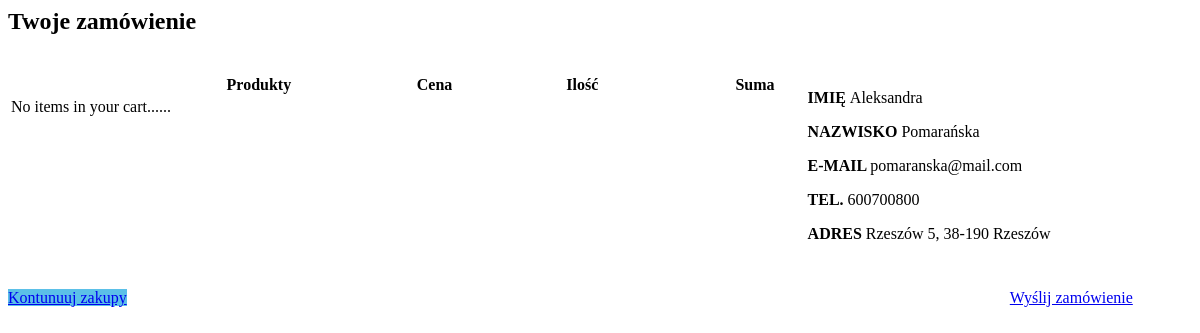
The page /checkout.php (signed in) on the database its author committed.
### tables this page shows
CREATE TABLE `users` (
  `id` int(11) NOT NULL,
  `email` varchar(255) NOT NULL,
  `login` varchar(32) NOT NULL,
  `password` varchar(255) NOT NULL,
  `firstname` varchar(255) NOT NULL,
  `lastname` varchar(255) NOT NULL,
  `phone` varchar(32) NOT NULL,
  `address` varchar(255) NOT NULL,
  `role` enum('seller','customer') NOT NULL
);

### cart.php (called while the page is built, shortened)
<?php
class Cart {
    protected $cart_contents = array();
    public function __construct(){
        $this->cart_contents = !empty($_SESSION['cart_contents'])?$_SESSION['cart_contents']:NULL;
        if ($this->cart_contents === NULL){
            $this->cart_contents = array('cart_total' => 0, 'total_items' => 0);
        }
    }
    public function total_items(){
        return $this->cart_contents['total_items'];
    }
}

### checkout.php (the view, shortened to what this page needs)
<?php
include 'connect.php';
include 'Cart.php';
$cart = new Cart;
$query = $db->query("SELECT * FROM users WHERE id =".$_SESSION['sessCustomerID']);
$custRow = $query->fetch(PDO::FETCH_ASSOC);
?>
<div class="container">
    <h2>Twoje zamówienie</h2></br>
    <table class="table">
    <thead>
        <tr>
            <th>Produkty</th>
            <th>Cena</th>
            <th>Ilość</th>
            <th>Suma</th>
        </tr>
    </thead>
    <tbody>
        <?php
        if($cart->total_items() > 0){
            $cartItems = $cart->contents();
            foreach($cartItems as $item){
        ?>
        <tr>
            <td><?php echo $item["name"]; ?></td>
            <td><?php echo $item["price"].' zł'; ?></td>
            <td><?php echo $item["qty"]; ?></td>
            <td><?php echo $item["subtotal"].' zł'; ?></td>
        </tr>
        <?php } }else{ ?>
        <tr><td colspan="4"><p>No items in your cart......</p></td>
        <?php } ?>
    </tbody>
    <tfoot>
        <tr>
            <td colspan="3"></td>
        </tr>
    </tfoot>
    </table>
    <div class="dane">
        <p><b>IMIĘ </b><?php echo $custRow['firstname']; ?></p>
        <p><b>NAZWISKO </b><?php echo $custRow['lastname']; ?></p>
        <p><b>E-MAIL </b><?php echo $custRow['email']; ?></p>
        <p><b>TEL. </b><?php echo $custRow['phone']; ?></p>
        <p><b>ADRES </b><?php echo $custRow['address']; ?></p>
    </div>
    <div class="footBtn">
        <div class="left"><a href="customer.php" class="btn btn-warning"><i class="glyphicon glyphicon-menu-left"></i> Kontunuuj zakupy</a></div>
        <div class="right"><a href="customer.php?value=cartAction&action=placeOrder" class="btn btn-success orderBtn">Wyślij zamówienie <i class="glyphicon glyphicon-menu-right"></i></a></div>
    </div>
</div>

### checkout.php (style rules this page uses)
.container { width: 100%;margin-bottom:80px; }
.table { width: 65%;float: left; }
.footBtn { width: 95%;float: left; }
.orderBtn { float: right; }
table th { text-align: right; }
.dane { width: 30%; float: left; margin-left: 30px; text-align: left; margin-bottom: 30px; }
.btn-warning { background-color: #5bc0e8; border-color: #37b1e3; }
.footBtn { float: left; }
.left { float: left; }
.right { float: right; }

### rows shown on the page
users: firstname "Aleksandra", lastname "Pomarańska", email "pomaranska@mail.com", phone "600700800", address "Rzeszów 5, 38-190 Rzeszów"
